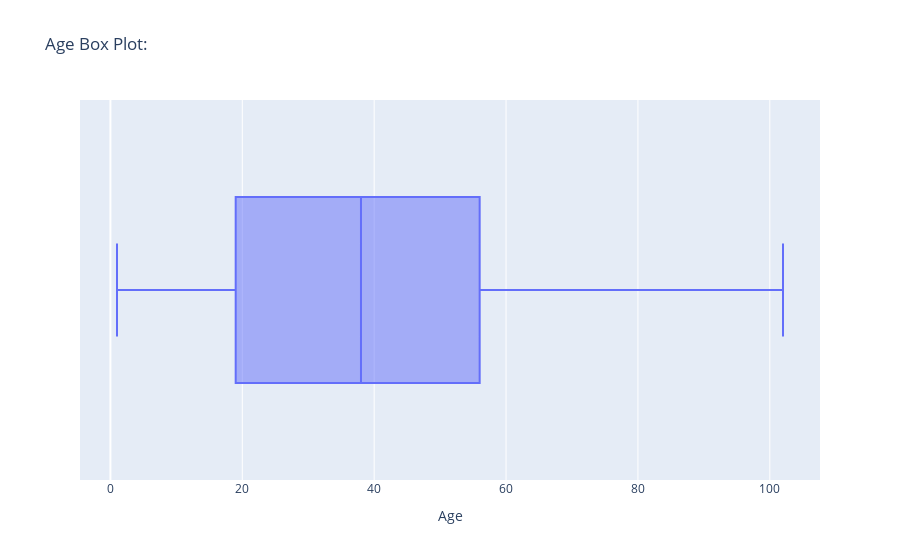

Notebook cell for this chart:
### Code cell
figure = px.box(
    data, 
    x='Age',
    title = "Age Box Plot: "
)
figure.show()

### Figure 1 — Plotly figure (JSON) as saved in the notebook; plotly's stock layout.template omitted (floating-point values rounded to 4 significant figures; data arrays with more than 128 entries replaced by an {"elided": "..."} marker saying what was removed)
{"data": [{"alignmentgroup": "True", "hovertemplate": "Age=%{x}<extra></extra>", "legendgroup": "", "marker": {"color": "#636efa"}, "name": "", "notched": false, "offsetgroup": "", "orientation": "h", "showlegend": false, "type": "box", "x": {"elided": "106982 int values"}, "x0": " ", "xaxis": "x", "y0": " ", "yaxis": "y"}], "layout": {"boxmode": "group", "legend": {"tracegroupgap": 0}, "title": {"text": "Age Box Plot: "}, "xaxis": {"anchor": "y", "domain": [0, 1], "title": {"text": "Age"}}, "yaxis": {"anchor": "x", "domain": [0, 1]}}}
